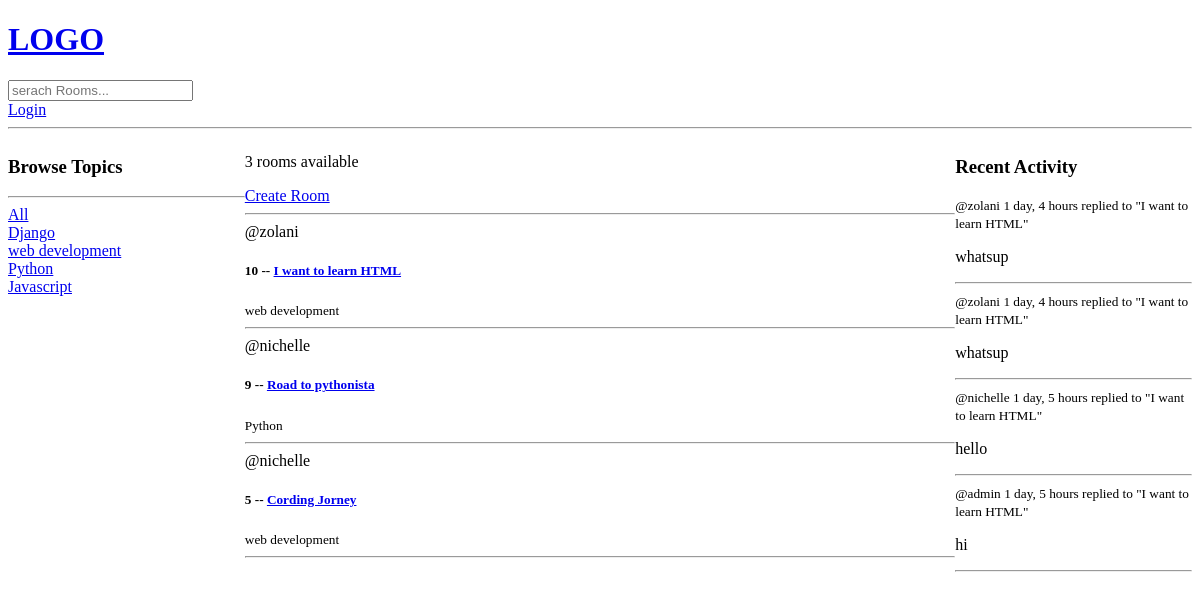
Before: / with the older database file.
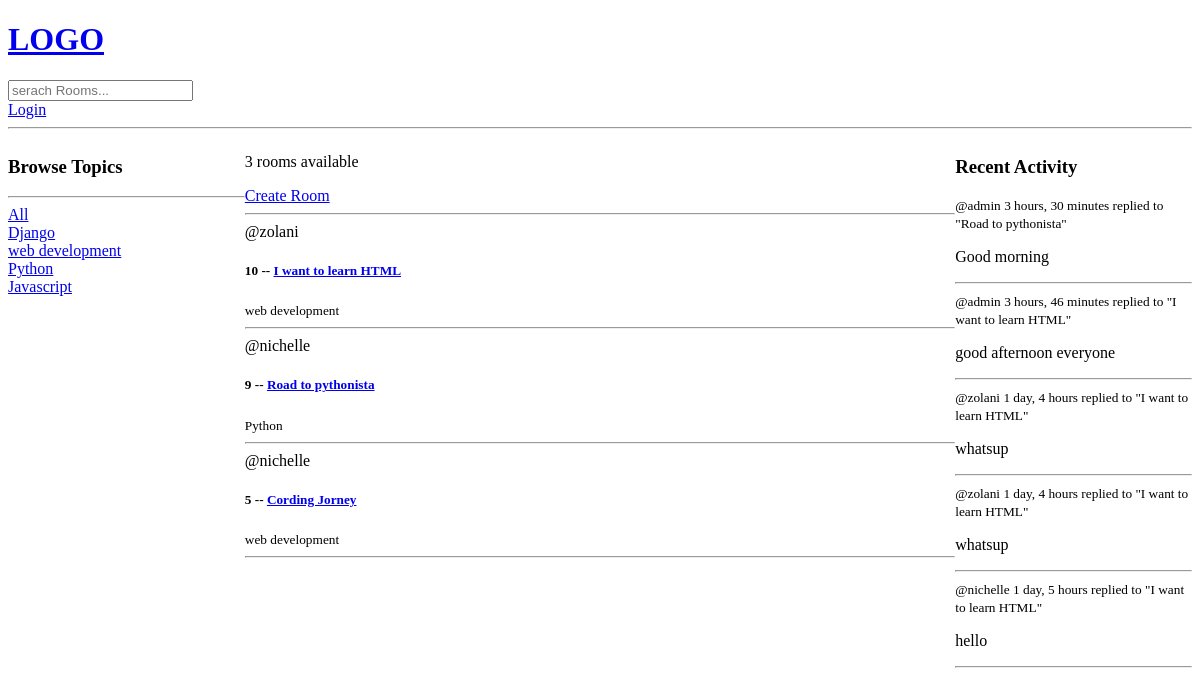
After: the same page with the newer database file.
### base/models.py (models this page shows, shortened)
class Topic(models.Model):
    name = models.CharField(max_length=200)

class Room(models.Model):
    host = models.ForeignKey(User, on_delete=models.SET_NULL, null=True)
    topic = models.ForeignKey(Topic, on_delete=models.SET_NULL, null=True)
    name = models.CharField(max_length=100)
    description = models.CharField(null=True, blank=True)
    participants = models.ManyToManyField(User, related_name='participants', blank=True)
    updated = models.DateTimeField(auto_now=True)
    created = models.DateTimeField(auto_now_add=True)
    class Meta:
        ordering = ['-updated','-created']
    def __str__(self):
        return self.name

class Message(models.Model):
    user = models.ForeignKey(User, on_delete=models.CASCADE)
    room = models.ForeignKey(Room, on_delete=models.CASCADE)
    body = models.TextField()
    updated = models.DateTimeField(auto_now=True)
    created = models.DateTimeField(auto_now_add=True)
    class Meta:
        ordering = ['-updated','-created']
    def __str__(self):
        return self.body[0:50]

### base/views.py (the view)
# urls.py: path('', views.home, name='home'),
def home(request):
    q = request.GET.get('q') if request.GET.get('q') != None else ''
    rooms = Room.objects.filter(
        Q(topic__name__icontains=q)|
        Q(description__icontains =q)|
        Q(name__icontains=q)
    )
    rmessages = Message.objects.filter(
        Q(room__topic__name__icontains=q)
    )
    room_count = rooms.count
    topics = Topic.objects.all()
    context = {
        "rooms":rooms,
        "topics":topics,
        "room_count":room_count,
        "rmessages":rmessages
    }
    return render(request, 'base/home.html', context)

### templates/base/home.html (shortened to what this page needs)
{% extends 'base.html' %}
{% block content %}
<div class="home-container">
    <div>
        {% include 'base/topic_component.html' %}
    </div>
    <div>
        <p>{{ room_count }} rooms available</p>
        <a href="{% url 'create-room' %}">Create Room</a>
        <hr>
        <div>
            {% include 'base/feed_component.html' %}
        </div>
    </div>
    <div>
        {% include 'base/activity_component.html' %}
    </div>
</div>
{% endblock content %}

### templates/base/topic_component.html
<h3>Browse Topics</h3>
<hr>
<div>
    <a href="{% url 'home' %}">All</a>
</div>
{% for topic in topics %}
<div>
    <a href="{% url 'home' %}?q={{ topic.name }}">{{ topic.name }}</a>
</div>
{% endfor %}

### templates/base/feed_component.html (shortened to what this page needs)
<div>
    {% for room in rooms %}
    <div>
        <span>@{{room.host.username}}</span>
        <h5>{{room.id}} -- <a href="{% url 'room' room.id %}">{{room.name}}</a></h5>
        <small>{{room.topic.name}}</small>
        <hr>
    </div>
    {% endfor %}
</div>

### templates/base/activity_component.html (shortened to what this page needs)
<h3>Recent Activity</h3>
{% for message in rmessages %}
<div>
    <small>@{{message.user}} {{message.created|timesince}} replied to "{{message.room}}"</small>
    <p>{{message}}</p>
    <hr>
</div>
{% endfor %}

Changed rows visible on the page:
removed Message: user "admin", created "1 day, 5 hours", room "I want to learn HTML", body "hi"
added Message: user "admin", created "3 hours, 30 minutes", room "Road to pythonista", body "Good morning"
added Message: user "admin", created "3 hours, 46 minutes", room "I want to learn HTML", body "good afternoon everyone"
